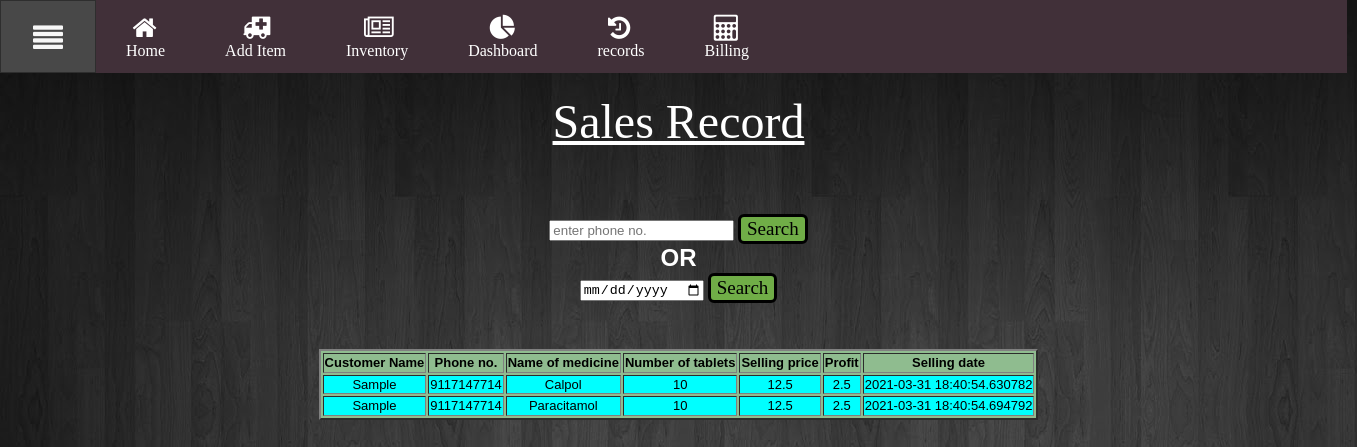
Screenshot of /records (signed in) with the database file from the repository.
### app.py (models this page shows)
class Customer(db.Model):
	id = db.Column(db.Integer, primary_key=True)
	name = db.Column(db.String(100))
	phone_number = db.Column(db.String(12))
	order = db.relationship('Sales', backref='buyer')

class Sales(db.Model):
	id = db.Column(db.Integer, primary_key=True)
	med_name = db.Column(db.String(100))
	no_of_tabs = db.Column(db.Integer)
	sale_price = db.Column(db.Float)
	selling_date = db.Column(db.DateTime)
	profit = db.Column(db.Float)
	buyer_id = db.Column(db.Integer, db.ForeignKey('customer.id'))
	salesman_id = db.Column(db.Integer, db.ForeignKey('pharmacists.id'))

### app.py (the view, shortened to what this page needs)
@app.route("/records", methods = ['GET', 'POST'])
@login_required
def records():
	sales_recs = make_dict_sale_recs()
	if request.method == 'GET':
		return render_template("records.html", sales_recs = sales_recs, phone_number = 0, date = 0)

### app.py (called while the page is built)
@login_manager.user_loader
def load_user(user_id):
    return Pharmacists.query.get(int(user_id))

def all_sales():
	sales = Sales.query.filter_by(salesman_id = session['id']).all()
	return sales

def make_dict_sale_recs():
	sales = all_sales()
	sales_with_customer = []
	for sale in sales:
		sale_with_customer = {}
		customer = Customer.query.filter(Customer.id == sale.buyer_id).first()
		if customer is not None:
			sale_with_customer["name"] = customer.name
			sale_with_customer["phone_number"] = customer.phone_number
			sale_with_customer["med_name"] = sale.med_name
			sale_with_customer["no_of_tabs"] = sale.no_of_tabs
			sale_with_customer["sale_price"] = sale.sale_price
			sale_with_customer["selling_date"] = sale.selling_date
			sale_with_customer["profit"] = sale.profit
			sales_with_customer.append(sale_with_customer)
	return sales_with_customer

### templates/records.html (shortened to what this page needs)
{% extends "layout.html" %}
{% block body %}
<!DOCTYPE html>
<html lang="en">
<head>
</head>
<body>
   <center>
      <div id="wb_Text1" style="left:581px;top:25px;width:322px;height:60px;z-index:1;">
         <span style="color:#FFFFFF;font-family:Impact;font-size:48px;"><u>Sales Record</u></span></div>
   </center>
   <br><br><br><br>
    <form action="/records" method="POST" style="text-align: center;">
        <input type="text" minlength="10" placeholder="enter phone no." name="phone_number">
        <input type="submit" id="Button1" name="search" value="Search">
    </form>
    <center><h3 style="color: white;">OR</h3></center>
    <form action="/records" method="POST" style="text-align: center;">
         <input type="date" name="date">
         <input type="submit" id="Button1" name="search" value="Search">
   </form>
   <br>
    <br>
    <br>
        {% if phone_number == 0 and date == 0 %}
        <TABLE id="dataTable" border="2" align="center" style="background-color: darkseagreen;">
            <th style="text-align: center;">Customer Name</th>
            <th style="text-align: center;">Phone no.</th>
            <th style="text-align: center;">Name of medicine</th>
            <th style="text-align: center;">Number of tablets</th>
            <th style="text-align: center;">Selling price</th>
            <th style="text-align: center;">Profit</th>
            <th style="text-align: center;">Selling date</th>
                {% for i in sales_recs %}
                <tr style="text-align: center; background-color: cyan;">
                    <td>{{i.name}}</td>
                    <td>{{i.phone_number}}</td>
                    <td>{{i.med_name}}</td>
                    <td>{{i.no_of_tabs}}</td>
                    <td>{{i.sale_price}}</td>
                    <td>{{i.profit}}</td>
                    <td>{{i.selling_date}}</td>
                </tr>
                {% endfor %}
          </TABLE>
          {% endif %}
    <br><br>
</body>
</html>
{% endblock %}

### rows the page displays
Customer: name "Sample" "Sample", phone_number "9117147714" "9117147714"
Sales: med_name "Calpol", sale_price "12.5", profit "2.5", selling_date "2021-03-31 18:40:54.630782"
Sales: med_name "Paracitamol", sale_price "12.5", profit "2.5", selling_date "2021-03-31 18:40:54.694792"

### other values shown
{{ i.no_of_tabs }} "10" "10"
